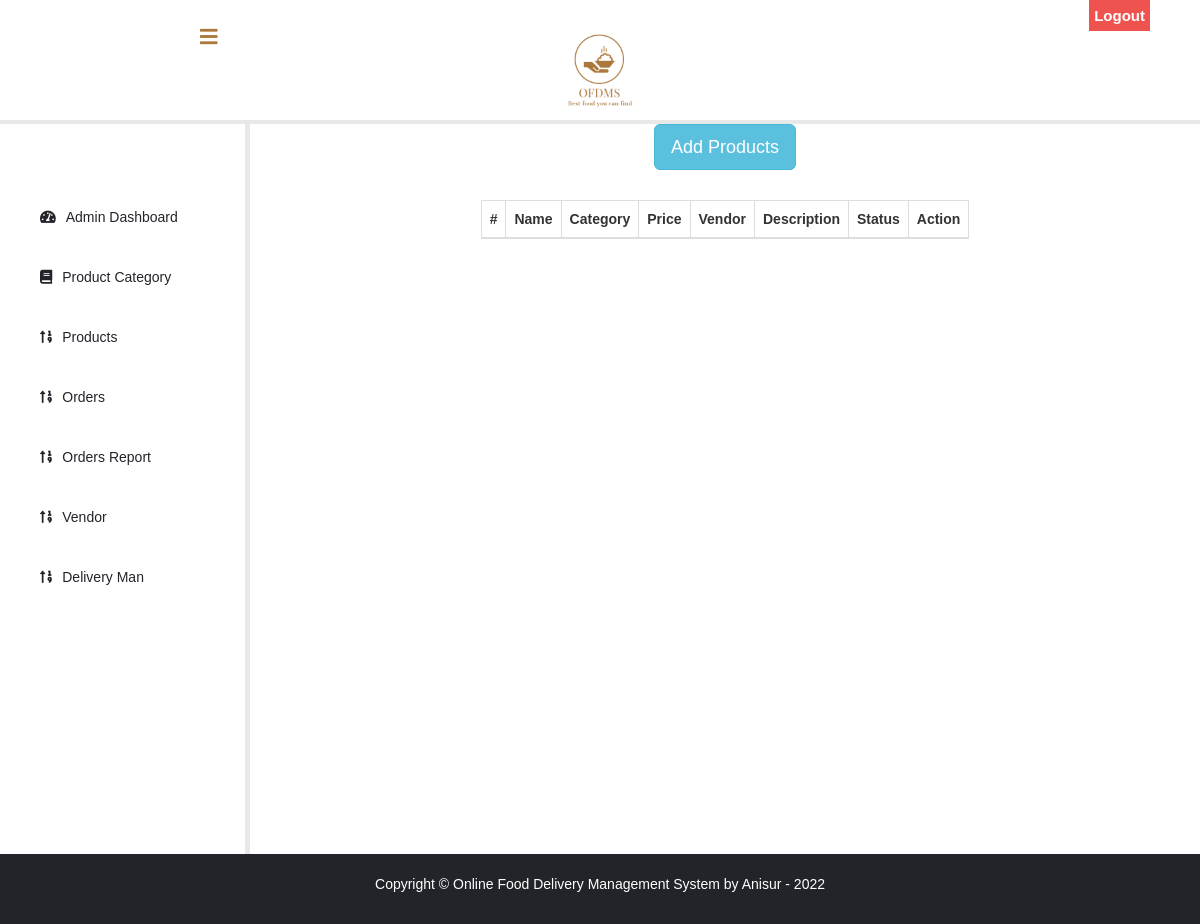
The page /sadmin/product-orders/ (signed in) on the database as committed earlier.
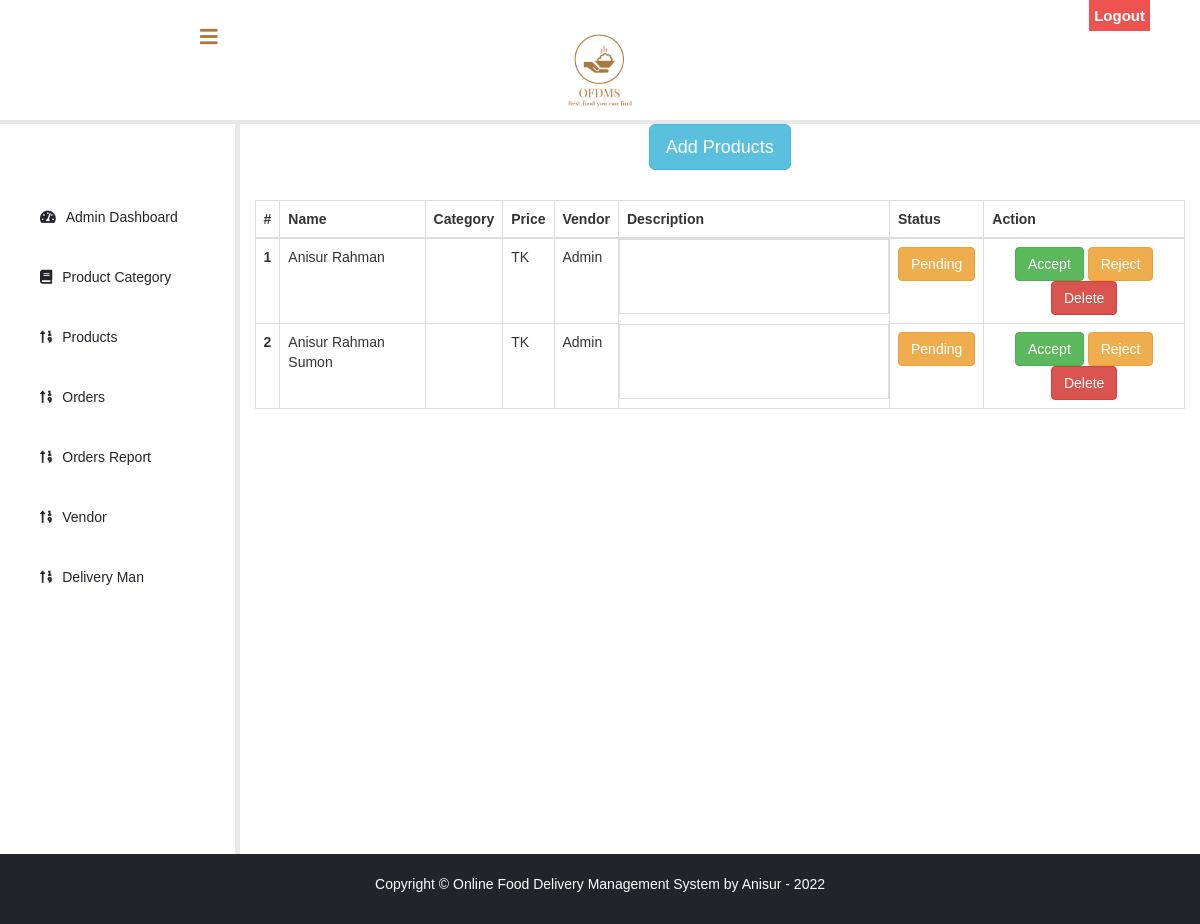
The same page on the database as committed later.
### mainapp/models.py (models this page shows, shortened)
class Orders(models.Model):
    order_by = models.ForeignKey(Users, on_delete=models.CASCADE, null=True)
    order_id= models.AutoField(primary_key=True)
    items_json= models.CharField(max_length=5000)
    name=models.CharField(max_length=90)
    email=models.CharField(max_length=111)
    address=models.CharField(max_length=111)
    city=models.CharField(max_length=111)
    state=models.CharField(max_length=111)
    zip_code=models.CharField(max_length=111)
    phone=models.CharField(max_length=111)
    status=models.CharField(max_length=111,default=0)
    payment_type=models.CharField(max_length=111,default=0)
    payment_ref=models.CharField(max_length=111,default=0)
    date=models.DateField()
    dman = models.ForeignKey(Delivery, on_delete=models.CASCADE, null=True)

### mainapp/views.py (the view)
# urls.py: path('sadmin/product-orders/', views.product_orders, name='product-details'),
@login_required(login_url='adminlogin')
def product_orders(request):
    dtoform = DtDmanForm()
    order = models.Orders.objects.all()
    dict = {'order': order,'dtoform':dtoform}
    datalist = []
    for j in order:
        item = json.loads(j.items_json)
        subtotal = 0
        qty = 0
        qty2 = 0
        for i in item:
            id = i.split("pr")[1]
            qty1 = item[i][0]
            price = pmodel.Product.objects.get(id=id).price
            total = int(qty1) * int(price)
            qty = qty + 1
            qty2 += qty1
            subtotal = subtotal + total
        datadict = {
            'order_no': j.order_id,
            'item': qty,
            'qty': qty2,
            'total': subtotal,
            'date': j.date,
            'status': 'Pending' if j.status == '0' else 'Delivered',
            'dman':j.dman,
            'ptype': 'Cash On' if j.payment_type == '1' else 'Bkash',
            'pref': j.payment_ref if j.payment_ref !='0' else 'No Bkash'
        }
        datalist.append(datadict)
    dict.update({'datalist': datalist})
    if request.POST:
        order_form = DtDmanForm(request.POST)
        if order_form.is_valid():
            order = models.Orders.objects.get(order_id=request.POST.get('order_id'))
            order.dman = dmodel.Delivery.objects.get(id=request.POST.get('dman_id'))
            order.save()
    return render(request,'admin/order-details.html',context=dict)

### templates/admin/order-details.html (shortened to what this page needs)
{% extends 'admin/base.html' %}
{% load widget_tweaks %}
{% load static %}
{% block content %}
<head>
  </head>
<br><br>
    {% include 'admin/sidebar.html' %}
  <div class="container-fluid">
    <div class="text-center">
          <button type="button" class="btn btn-info btn-lg" data-toggle="modal" data-target="#myModal">Add Products</button>
    </div>
     <div style="margin-top: 3rem">
         <table class="table table-bordered">
             <thead class="thead-light">
             <tr>
                 <th scope="col">#</th>
                 <th scope="col">Name</th>
                 <th scope="col">Category</th>
                 <th scope="col">Price</th>
                 <th scope="col">Vendor</th>
                 <th scope="col">Description</th>
                                  <th scope="col">Status</th>
                                  <th scope="col">Action</th>
             </tr>
             </thead>
             <tbody>
             {% for i in order %}
             <tr style="height: 20px">
                 <th scope="row">{{ forloop.counter }}</th>
                 <td>{{ i.name }}</td>
                 <td>{{ i.category }}</td>
                 <td>{{ i.price }} TK</td>
                 <td>{% if i.created_by %} {{i.created_by}} {% else %} Admin {% endif %} </td>
                 <td class="custom-td"> {{i.description|safe}}  </td>
                  <td class="text-center">{% if i.status == '0' %}<p class=" btn btn-warning">Pending</p> {% elif i.status == '1' %} <p class=" btn btn-success">Accepted</p> {% else %} <p class=" btn btn-danger">Rejected</p> {% endif %}</td>
                  <td class="text-center">
                      {% if i.status == '0' %}
                      <a class="btn btn-success" href="/product/accept/{{ i.id }}">Accept</a>
                      <a class="btn btn-warning" href="/product/reject/{{ i.id }}">Reject</a>
                      <a class="btn btn-danger" href="/product/delete/{{ i.id }}">Delete</a>
                      {% elif i.status == '1' %}
                           <a class="btn btn-warning" href="/product/reject/{{ i.id }}">Reject</a>
                            <a class="btn btn-danger" href="/product/delete/{{ i.id }}">Delete</a>
                          {% else %}
                            <a class="btn btn-success" href="/product/accept/{{ i.id }}">Accept</a>
                            <a class="btn btn-danger" href="/product/delete/{{ i.id }}">Delete</a>
                      {% endif %}
                  </td>
             </tr>
             {% endfor %}
             </tbody>
         </table>
     </div>
  </div>
<br><br><br><br><br><br><br><br><br><br>
{% endblock content %}

Rows that differ between the two databases and show on the page:
added Orders: name "Anisur Rahman", status "Pending"
added Orders: name "Anisur Rahman Sumon", status "Pending"
